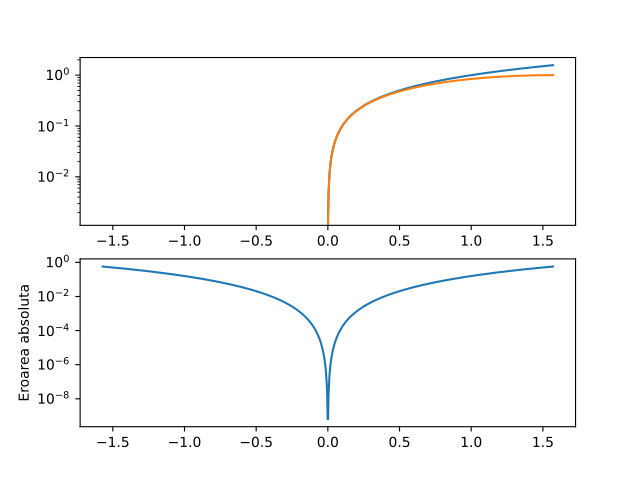

Generate this figure with Python:
import numpy as np
import matplotlib.pyplot as plt

x0 = np.linspace(-np.pi / 2, np.pi / 2, 1000)

fig, axs = plt.subplots(2)

axs[0].set_yscale('log')
axs[1].set_yscale('log')

axs[0].plot(x0, x0)
axs[0].plot(x0, np.sin(x0))

axs[1].plot(x0, np.abs(x0 - np.sin(x0)))
axs[1].set_ylabel('Eroarea absoluta')

plt.show()
